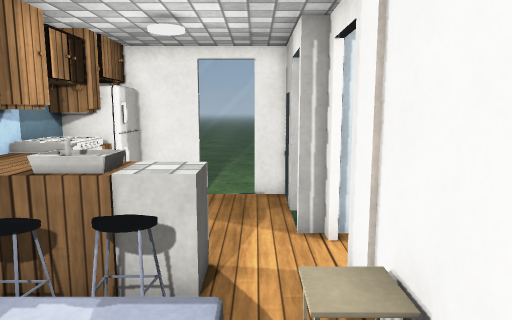
[1] (above)

12 first-person views from a walk through a scene from a Unity 3-D project. The camera is 1.4 m above the floor, tilts 8° down and sees 70° across. Doors are open. The floor is counted in squares, 0.5 m on a side. Each view is taken from the middle of a square. On the plan, view 1 faces up. The plan holds only what a view shows up to about 20 squares ahead; the rest is blank. The terrain is drawn as flat ground. The player character is not drawn. Surface patterns are stand-ins for the level's own textures.

[2]
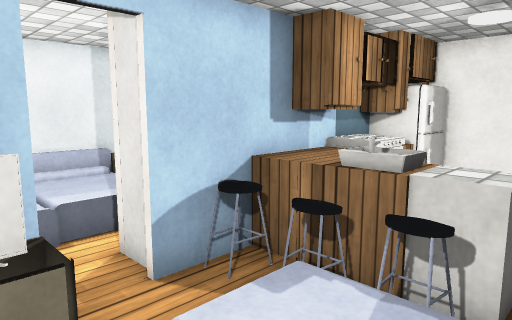

[3]
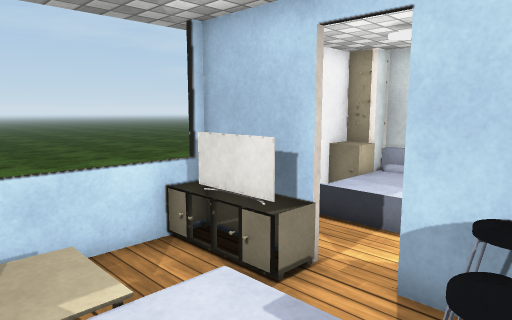

[4]
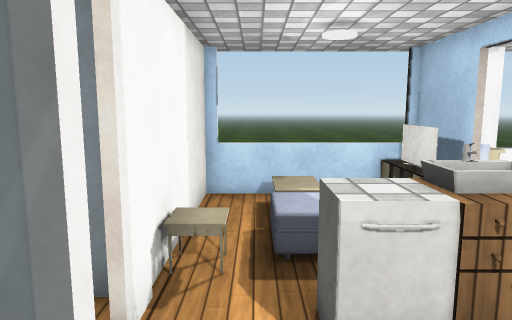

[5]
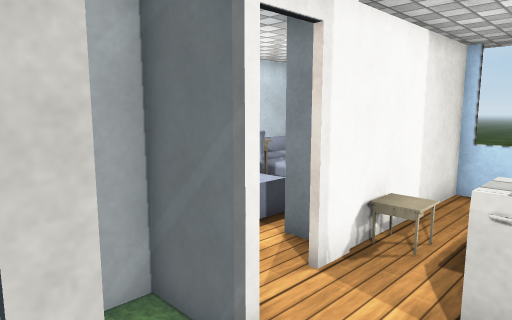

[6]
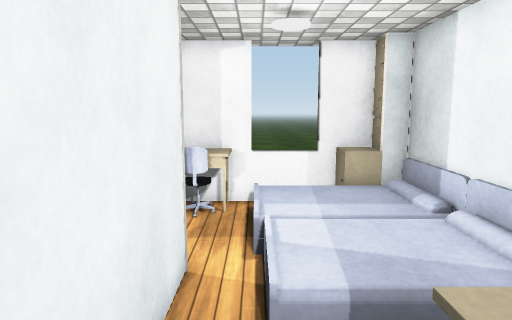

[7]
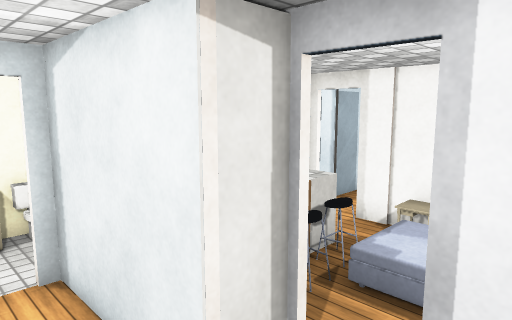

[8]
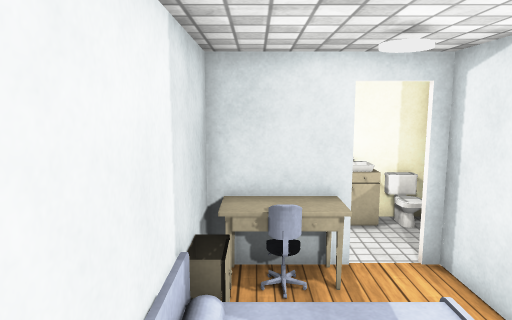

[9]
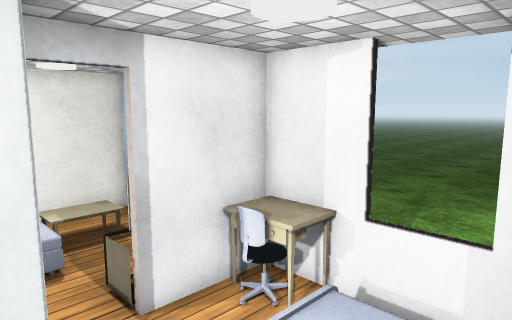

[10]
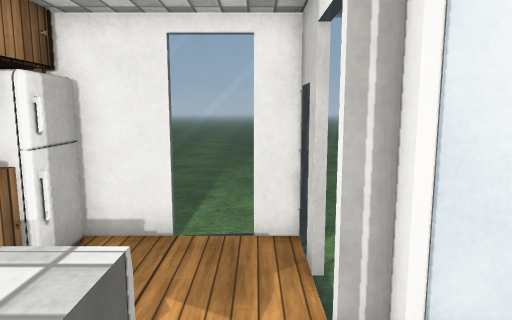

[11]
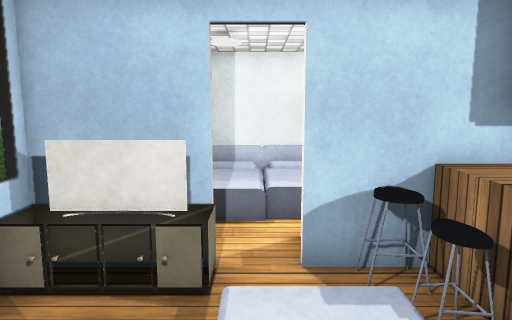

[12]
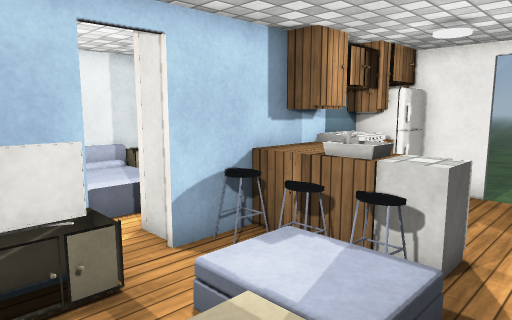

### Floor plan
Key: @ floor where view 1 was taken; # wall or solid block; . main floor; : floor 0.25 m higher than the main floor; + floor 0.5 m higher than the main floor; / step, stairs or slope; D open door; = window, fence, low wall or low ledge; B bed; C chair; T table; O other object.
Columns run from 12 left of view 1 to 4 right of it. Each row starts with its distance up from view 1.
 13           ...
 12     #######=##.
 11     =####....=.
 10     .. ## ...#
  9    ... #= ...=.#
  8 ####D###=  ..####
  7 #CCT.#######..#.
  6 #=...######=. #.
  5 #/   #######. ##
  4 #+  /######..O#
  3 #   /###.. O..#
  2 B   /.....O ..#
  1 #   /.###..O..#
  0 #: :/CC##..O@.#
 -1 ##  /TT##.....#
 -2 ########======#

Where each view was taken, in squares from view 1:
view 1: 0 up, 0 right, facing up
view 2: 0 up, 0 right, facing up-left
view 3: 5 up, 0 right, facing down-left
view 4: 10 up, 0 right, facing down
view 5: 11 up, 2 left, facing down-right
view 6: 9 up, 8 left, facing down
view 7: 0 up, 9 left, facing up-right
view 8: 0 up, 11 left, facing up
view 9: 4 up, 11 left, facing down-right
view 10: 4 up, 0 right, facing up
view 11: 2 up, 1 right, facing left
view 12: 1 down, 1 right, facing up-left
